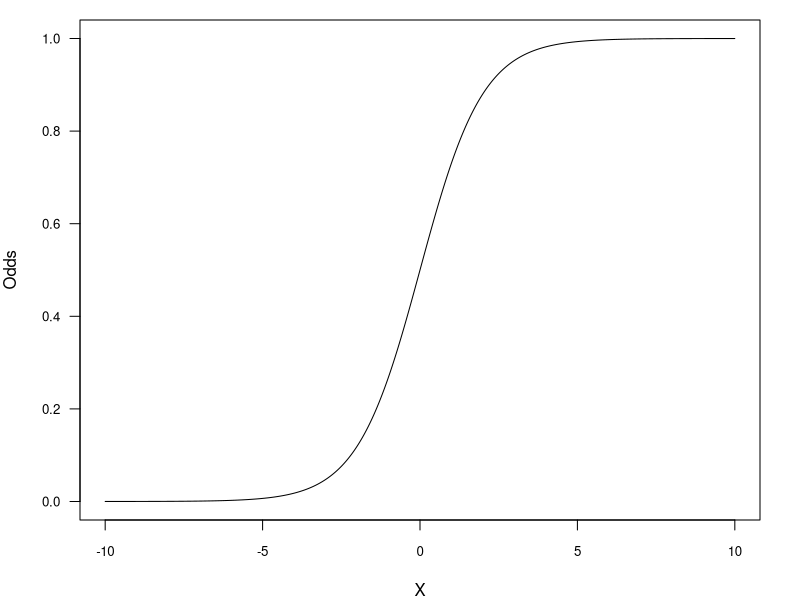
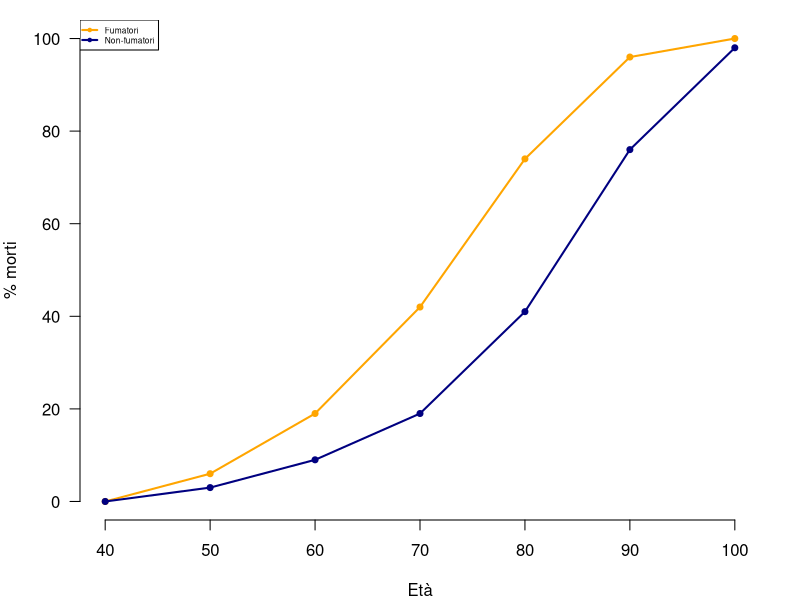
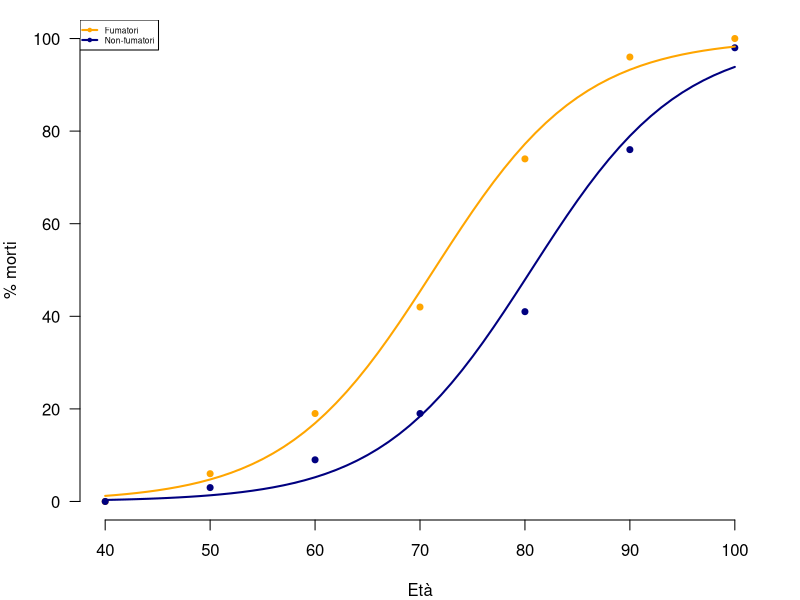
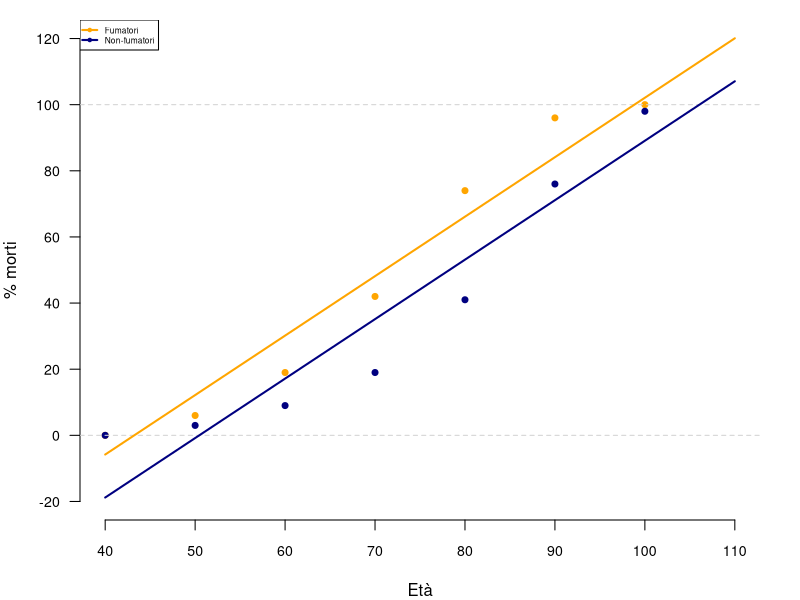
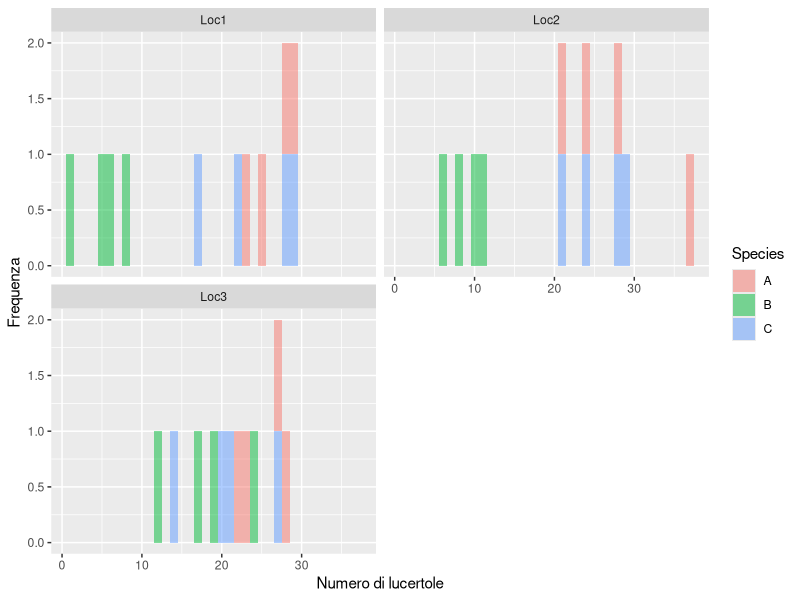

These figures' R source, in order:
## ---- chunk 1
library(tufte)
library(xtable)
knitr::opts_chunk$set(echo = TRUE)
knitr::opts_knit$set(global.par = TRUE)

# See https://stackoverflow.com/questions/25646333/code-chunk-font-size-in-rmarkdown-with-knitr-and-latex
def.chunk.hook  <- knitr::knit_hooks$get("chunk")
knitr::knit_hooks$set(chunk = function(x, options) 
{
  x <- def.chunk.hook(x, options)
  ifelse(options$size != "normalsize", paste0("\\", options$size,"\n\n", x, "\n\n\\normalsize"), x)
})

# See https://stackoverflow.com/questions/23349525/how-to-set-knitr-chunk-output-width-on-a-per-chunk-basis
knitr::knit_hooks$set(width=local({
  .width <- 0
  function(before, options, envir) {
    if (before) .width <<- options(width=options$width)
    else options(.width)
  }
}))

## ---- chunk 2
x <- seq(-10, 10, 0.01)
y <- exp(x)/(1+exp(x))

par(mar = c(4, 4, 1, 2))
plot(x, y, t = "l", pch = 20, xlab = "X", ylab = "Odds", 
     las = 1, cex.axis = 0.8)
## ---- chunk 3
babyfood <- read.csv("babyfood_workshop4.csv")
babyfood
# Riordina il fattore cibo per avere Breast come gruppo di riferimento
babyfood$food <- factor(babyfood$food, levels = c("Breast", "Bottle", "Mix"))
## ---- chunk 4
model <- glm(cbind(disease, nondisease) ~ sex + food, family = binomial(link = logit), 
             data = babyfood)
## ---- chunk 5
summary(model)
## ---- chunk 6
exp(-0.3126)
## ---- chunk 7
exp(confint(model))
## ---- chunk 8
drop1(model)
## ---- chunk 9
smoking <- read.csv("smoking_workshop4.csv")
head(smoking)
## ---- chunk 10
plot(Dead ~ Age, pch = 20, smoking, las = 1, bty = "n", t = "o", xlab="Età",
     ylab = "% morti", subset = smoking$Smoker == "Y", col = "orange", lwd = 2)
lines(Dead ~ Age, pch = 20, t = "o", smoking, subset = smoking$Smoker == "N", 
      col = "navy", lwd = 2)
legend("topleft", legend = c("Fumatori", "Non-fumatori"), lwd = 2, cex = 0.5, 
       col = c("orange", "navy"), pch = 20)

## ---- chunk 11
smoking$AgeAdj <- smoking$Age - 40

model.2 <- glm(cbind(Dead, Alive) ~ AgeAdj + Smoker, 
               family = binomial(link="logit"), data = smoking)
## ---- chunk 12
summary(model.2)
## ---- chunk 13
exp(-5.709451)
## ---- chunk 14
exp(1.305192)
## ---- chunk 15
pred.age <- 40:100

smokers <- list(AgeAdj = pred.age - 40,
                Smoker = rep("Y", length(pred.age)))

nonsmokers <- list(AgeAdj = pred.age - 40,
                   Smoker = rep("N", length(pred.age)))
## ---- chunk 16
pr.smokers <- predict(model.2, type = "response", newdata = smokers) * 100
pr.nonsmoker <- predict(model.2, type = "response", newdata = nonsmokers) * 100
## ---- chunk 17
plot(Dead ~ Age, pch = 20, smoking, las = 1, bty = "n", xlab="Età",
     ylab = "% morti", subset = smoking$Smoker == "Y", col = "orange", lwd = 2)
points(Dead ~ Age, pch = 20, smoking, subset = smoking$Smoker == "N", 
      col = "navy", lwd = 2)
legend("topleft", legend = c("Fumatori", "Non-fumatori"), lwd = 2, cex = 0.5, 
       col = c("orange", "navy"), pch = 20)


lines(pred.age, pr.smokers, col = "orange", lwd = 2)
lines(pred.age, pr.nonsmoker, col = "navy", lwd = 2)
## ---- chunk 18
# Proporzione di soggetti deceduti
smoking$PercDead <- smoking$Dead/(smoking$Dead+smoking$Alive)
model.lm <- lm(PercDead ~ AgeAdj + Smoker, data = smoking)
## ---- chunk 19
summary(model.lm)
## ---- chunk 20
plot(Dead ~ Age, pch = 20, smoking, las = 1, bty = "n", 
     xlim = c(40, 110), ylim = c(-20, 120), cex.axis = 0.85, xlab="Età",
     ylab = "% morti", subset = smoking$Smoker == "Y", col = "orange", lwd = 2)
points(Dead ~ Age, pch = 20, smoking, subset = smoking$Smoker == "N", 
      col = "navy", lwd = 2)
legend("topleft", legend = c("Fumatori", "Non-fumatori"), lwd = 2, cex = 0.5, 
       col = c("orange", "navy"), pch = 20)
abline(h = c(0, 100), lty = "dashed", col = "lightgray")
age <- 0:70
lines(age+40, predict(model.lm, list("AgeAdj" = 0:70, 
                              "Smoker" = rep("Y", 71))) * 100, col = "orange", lwd = 2)
lines(age+40, predict(model.lm, list("AgeAdj" = 0:70, 
                              "Smoker" = rep("N", 71))) * 100, col = "navy", lwd = 2)
## ---- chunk 21
# Secondo la regressione logistica
predict(model.2, list("AgeAdj" = 80, "Smoker" = "Y"), type = "response")
# Secondi la regressione lineare
predict(model.lm, list("AgeAdj" = 80, "Smoker" = "Y"))

## ---- chunk 22
lizards <- read.csv("lizards-workshop4.csv")
summary(lizards)
head(lizards)
## ---- chunk 23
library(ggplot2)

ggplot(lizards, aes(Count, fill = Species)) +
  geom_histogram(alpha = 0.5, binwidth = 1) +
  xlab("Numero di lucertole") +
  ylab("Frequenza") + 
  facet_wrap(~Location, nrow = 2)
## ---- chunk 24
model.3 <- glm(Count ~ Species * Location, data = lizards, family = poisson(link = log))
## ---- chunk 25
summary(model.3)
## ---- chunk 26
mean(lizards$Count[lizards$Location == "Loc1" & lizards$Species == "A"])
## ---- chunk 27
exp(3.26767) # exp(beta1)
## ---- chunk 28
exp(confint(model.3))
## ---- chunk 29
library(emmeans)
marginals <- emmeans(model.3, ~ Species * Location)
pairs(marginals, by = "Species", type = "response")
